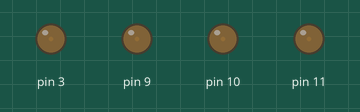
Recording of a sketch running on a simulated Arduino Uno, built with avr-gcc and run on an emulated ATmega328P. On the bench: output pins drawn as LEDs (lit = HIGH).

Above: at 0.05 s.
At 3.45 s:
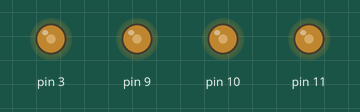
At 6.95 s:
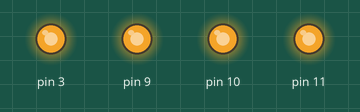
At 10.35 s:
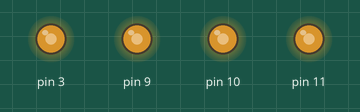
At 13.85 s:
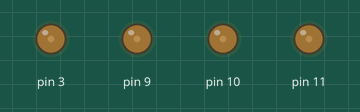
Timing chart, 0 to 20.0 s (numbered marks = the images above):
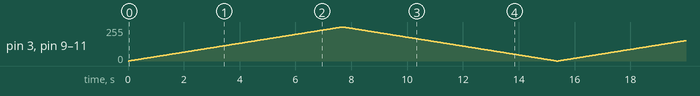

The sketch:

PWManalogWrite.ino
```cpp
void setup() {
  // put your setup code here, to run once:
pinMode(3, OUTPUT);
pinMode(9, OUTPUT);
pinMode(10, OUTPUT);
pinMode(11, OUTPUT);
}

void loop() {
  // put your main code here, to run repeatedly:

for(int i = 0; i < 256; i++){
  analogWrite(3,i);
  analogWrite(9,i);
  analogWrite(10,i);
  analogWrite(11,i);
  delay(30);
}
for(int i= 255; i >= 0; i--){
  analogWrite(3,i);
  analogWrite(9,i);
  analogWrite(10,i);
  analogWrite(11,i);
  delay(30);
}
}
```
